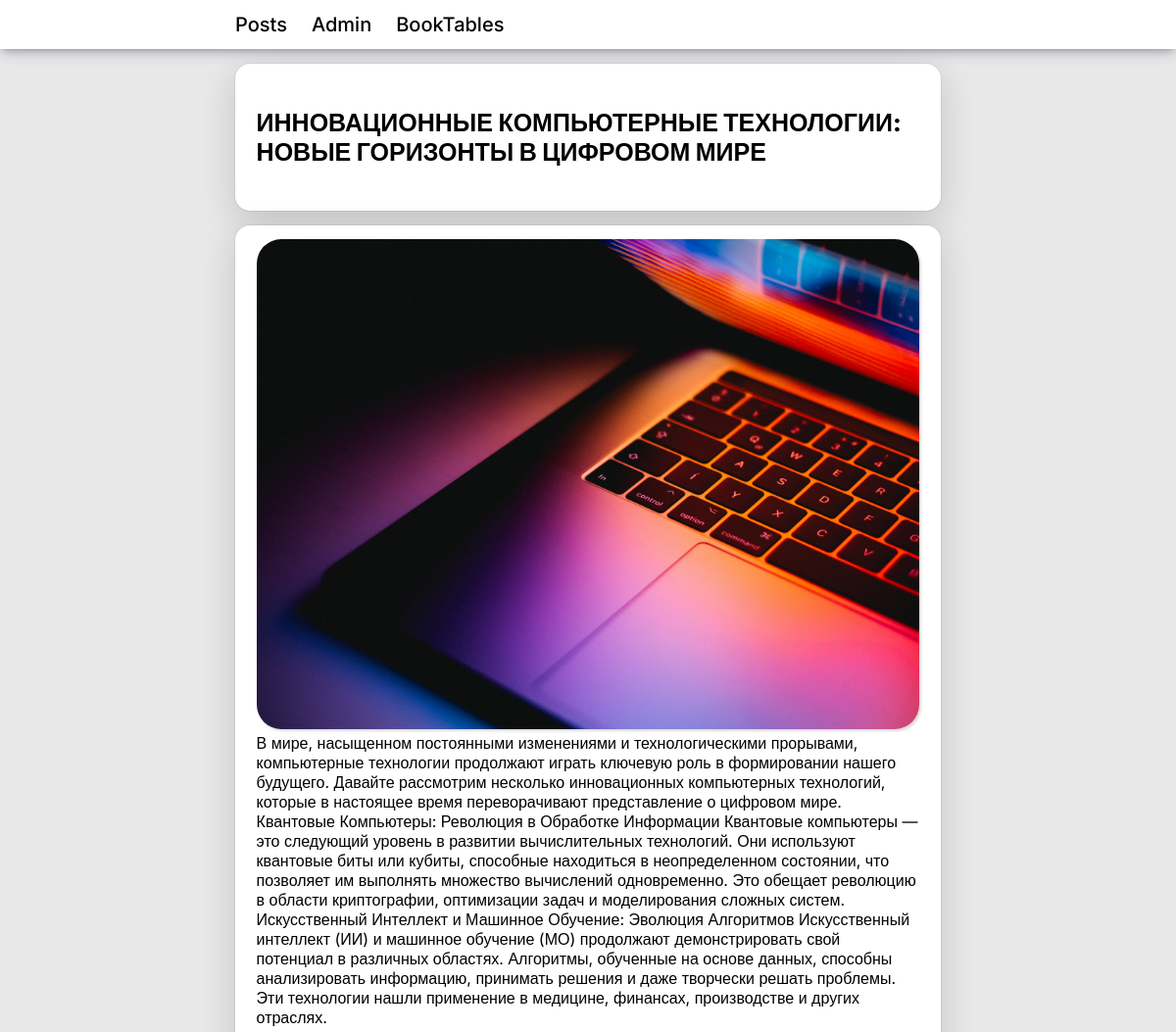
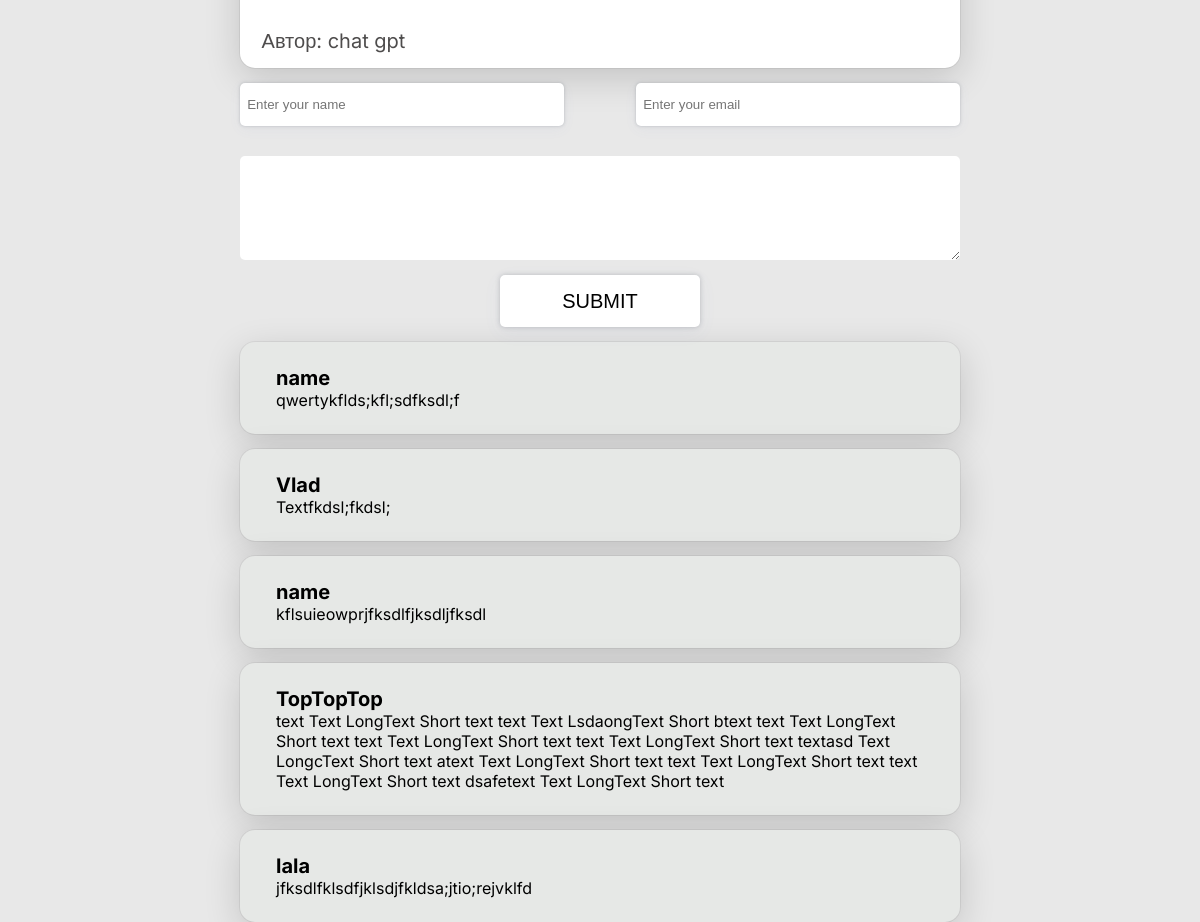
/1/, run on the app's committed database (2 pictures, top to bottom).
### blog/models.py (models this page shows, shortened)
class Post(models.Model):
    title= models.CharField("Заголовок записи",max_length=100)
    description= models.TextField("текст записи - контент")
    author= models.CharField("Имя автора",max_length=100 )
    date= models.DateField("Дата создания записи")
    img = models.ImageField("картинка", upload_to='image/%Y')
    class Meta:
        verbose_name="Запись"
        verbose_name_plural="Записи"

class Comments(models.Model):
    email= models.EmailField()
    name= models.CharField("Имя", max_length=50)
    text_comments= models.TextField("Текст комментария", max_length=2000)
    post= models.ForeignKey(Post , verbose_name="Публикация", on_delete=models.CASCADE)
    class Meta:
        verbose_name="Комментарий"
        verbose_name_plural="Комментарии"

### blog/views.py (the view)
# urls.py: path('<int:pk>/', views.PostDetail.as_view()),
class PostDetail(View):
    def get(self,request, pk):
        post= Post.objects.get(id= pk)
        return  render(request, 'blog/blog_detail.html', {"post":post})

### templates/blog/blog_detail.html (shortened to what this page needs)
{% load static %}
<!DOCTYPE html>
<html lang="en">
<head>
    <link rel="stylesheet" href="{% static 'css/style.css' %}" type="text/css">
    <link rel="stylesheet" href="{% static 'css/form.css' %}" type="text/css">
</head>
<body>
    <div class="pageWrapper">
        <header>
            <ul>
                <li><a href="/">Posts</a></li>
                <li><a href="/admin">Admin</a></li>
                <li><a href="/book_table">BookTables</a></li>
            </ul>
        </header>
        <div class="postsWrapper">
            <section class="post MainSecond"><span>{{ post.title}}</span>
            </section>
                <section class="post">
                    <img src="{{ post.img.url }}" class="imgPost">
                    <p class="ContentPost">{{ post.description}}</p>
                    <div class="author"> Автор: {{ post.author}}</div>
                </section>
        </div>
    <form method="post" action="{% url 'add_comment' post.id %}">
        <div class="formInputs">
        <input type="text" required name="name" placeholder="Enter your name">
        <input type="email" required name="email" placeholder="Enter your email">
            </div>
        <textarea name="text_comments" cols="60" rows="5"></textarea>
        <input type="submit" value="submit" class="submit">
    </form>
    <div>
        {% for comment in post.comments_set.all %}
            <div class="viewComment post">
            <h4>{{ comment.name  }}</h4>
            <p>{{ comment.text_comments }}</p>
            </div>
        {% endfor %}
    </div>
    </div>
</body>
</html>

### static/css/style.css (style rules this page uses)
:root { --font: 'Inter', sans-serif; }
* { margin: 0; padding: 0; }
html, body { width: 100%; height: 100vh; background-color: #e8e8e8; }
header { position: relative; width: 100%; height: 3vw; background: #fff; min-height: 50px; box-shadow: rgba(50, 50, 93, 0.25) 0px 6px 12px -2px, rgba(0, 0, 0, 0.3) 0px 3px 7px -3px; }
header ul { margin-left:20%; position: relative; width: fit-content; height: 100%; font-family: var(--font); font-size: 20px; font-weight: 500; list-style-type: none; display: flex; flex-direction: row; justify-content: center; gap: 25px; }
header ul li { text-wrap: nowrap; display: flex; align-items: center; position: relative; transition: .3s; width: 100%; height: 100%; }
header ul li::after { content:''; position: absolute; width: 0; height: 1px; background:#000; transition: .3s; bottom: 10%; left: 0; }
header ul li a { text-decoration: none; color:#000; }
.postsWrapper { margin-top: 15px; margin-left:20%; width: 60%; height: fit-content; }
.MainSecond { font-size: 25px; text-transform: uppercase; font-weight: 800; height: 150px !important; display: flex; justify-content: center; flex-direction: column; }
.post { font-family: var(--font); padding-top: 2%; padding-bottom: 2%; padding-left: 3%; padding-right: 3%; box-sizing: border-box; box-shadow: rgba(0, 0, 0, 0.16) 0px 10px 36px 0px, rgba(0, 0, 0, 0.06) 0px 0px 0px 1px; margin-bottom: 15px; width: 100%; height: fit-content; border-radius: 15px ; background-color: #fff; transition: 1s; }
.author { color:#4e4c4c; margin-top: 5%; font-size: 20px; }
.imgPost { position: relative; width:100%; height: 500px; overflow: hidden; object-fit: cover; border-radius: 25px; box-shadow: rgba(0, 0, 0, 0.15) 1.95px 1.95px 2.6px; }
.ContentPost { line-height: 20px; }
.viewComment { background-color: #e6e8e6; margin-left:20%; width: 60%; height: fit-content; }
.viewComment h4 { font-size: 20px; }

### static/css/form.css (style rules this page uses)
form { display: flex; flex-direction: column; width: 60%; margin-left:20% ; gap:15px; font-family: var(--font); font-size: 15px; }
form input { box-shadow: rgba(67, 71, 85, 0.27) 0px 0px 0.25em, rgba(90, 125, 188, 0.05) 0px 0.25em 1em; padding-top: 2%; padding-bottom: 2%; padding-left: 1%; padding-right: 3%; box-sizing: border-box; margin-bottom: 15px; width: 45%; min-width: 200px; height: fit-content; border-radius: 5px ; background-color: #fff; transition: 1s; outline: none; border:none; }
form .formInputs { display: flex; flex-direction: row; justify-content: space-between; }
form textarea { resize: vertical; outline: none; border:none; border-radius: 5px ; background-color: #fff; min-width: 200px; padding-top: 2%; padding-bottom: 2%; padding-left: 1%; padding-right: 3%; min-height: 50px; }
.submit { margin-left:auto; margin-right:auto; border-radius: 5px; width: 50px; cursor: pointer; text-transform: uppercase; font-size:20px; transition: .3s; padding: 2%; }

### data on the page
Post: title "ИННОВАЦИОННЫЕ КОМПЬЮТЕРНЫЕ ТЕХНОЛОГИИ: НОВЫЕ ГОРИЗОНТЫ В ЦИФРОВОМ МИРЕ", img (picture), description "В мире, насыщенном постоянными изменениями и технологическими прорывами, компьютерные технологии продолжают играть ключевую роль в формировании нашего будущего. Давайте рассмотрим несколько инновационных компьютерных технологий, которые в настоящее время переворачивают представление о цифровом мире. Квантовые Компьютеры: Революция в Обработке Информации Квантовые компьютеры — это следующий уровень в развитии вычислительных технологий. Они используют квантовые биты или кубиты, способные находиться в неопределенном состоянии, что позволяет им выполнять множество вычислений одновременно. Это обещает революцию в области криптографии, оптимизации задач и моделирования сложных систем.…", author "chat gpt"
Comments: name "name", text_comments "qwertykflds;kfl;sdfksdl;f"
Comments: name "Vlad", text_comments "Textfkdsl;fkdsl;"
Comments: name "name", text_comments "kflsuieowprjfksdlfjksdljfksdl"
Comments: name "TopTopTop", text_comments "text Text LongText Short text text Text LsdaongText Short btext text Text LongText Short text text Text LongText Short text text Text LongText Short text textasd Text LongcText Short text atext Text LongText Short text text Text LongText Short text text Text LongText Short text dsafetext Text LongText Short text"
Comments: name "lala", text_comments "jfksdlfklsdfjklsdjfkldsa;jtio;rejvklfd"
